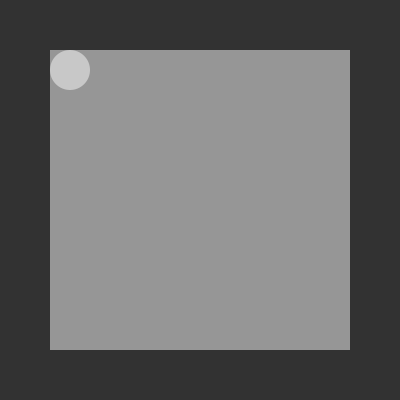
Frame 1 (no input)
Frame 60 (the mouse pressed at the canvas centre just before this capture): identical to frame 1, image omitted
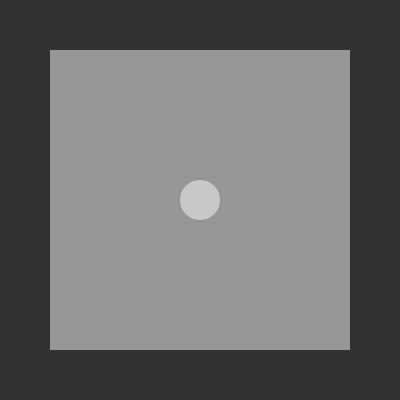
Frame 120 (the mouse held since frame 60 and released just before this capture)

The Processing sketch that drew these frames (run headless with seeded random() and noise(); from frame 60 on, the mouse is pressed at the canvas centre):

// Processing sketch: constrain_3
// ── constrain_3.pde
void setup()
{
  size(400, 400);
  background(50);
  rectMode(CENTER);
  noStroke();
}

void draw()
{
  background(50);
  
  fill(150);
  rect(width/2, height/2, width-(width/4), height-(height/4));
  
  fill(200);
  ellipse(constrain(mouseX, 70, 330), constrain(mouseY, 70, 330), 40, 40); //de onde vieram 70 e 330?
}
